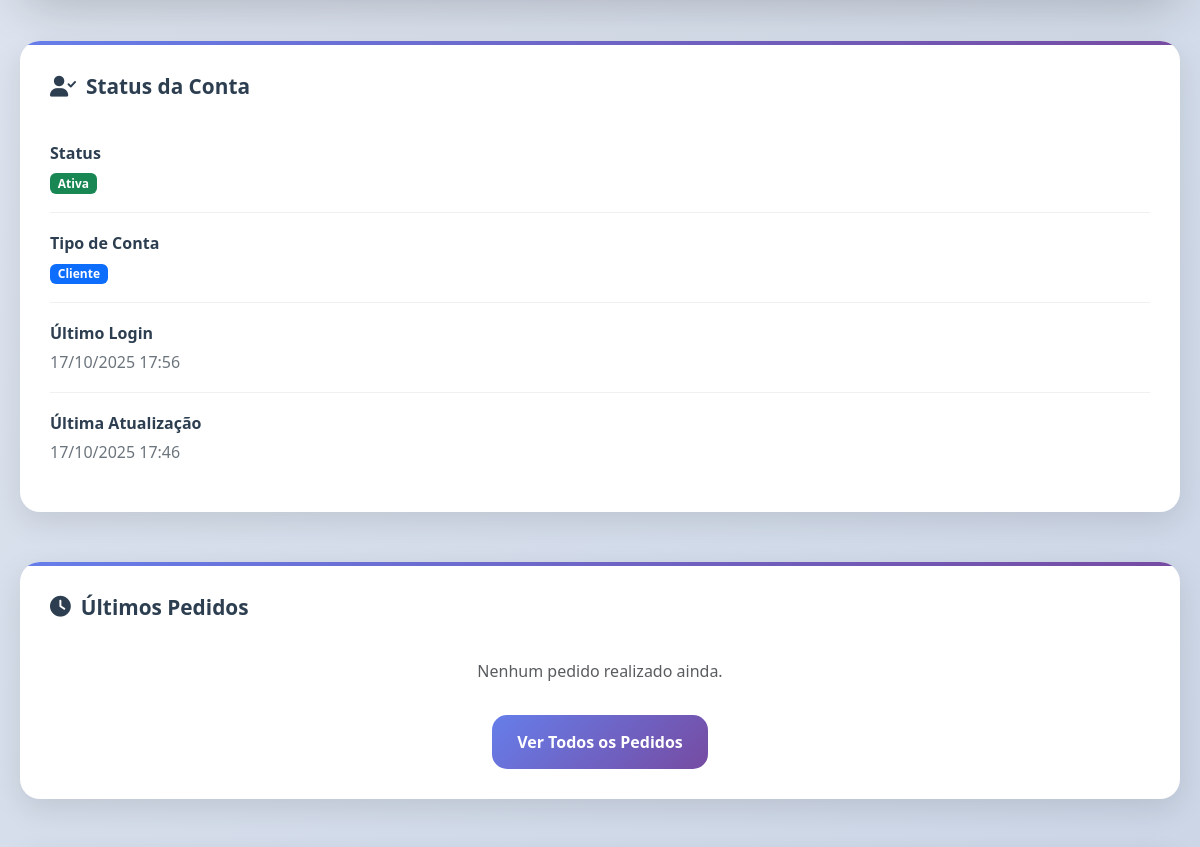
/register/perfil/ (signed in, middle part), run on an earlier commit of the app's database.
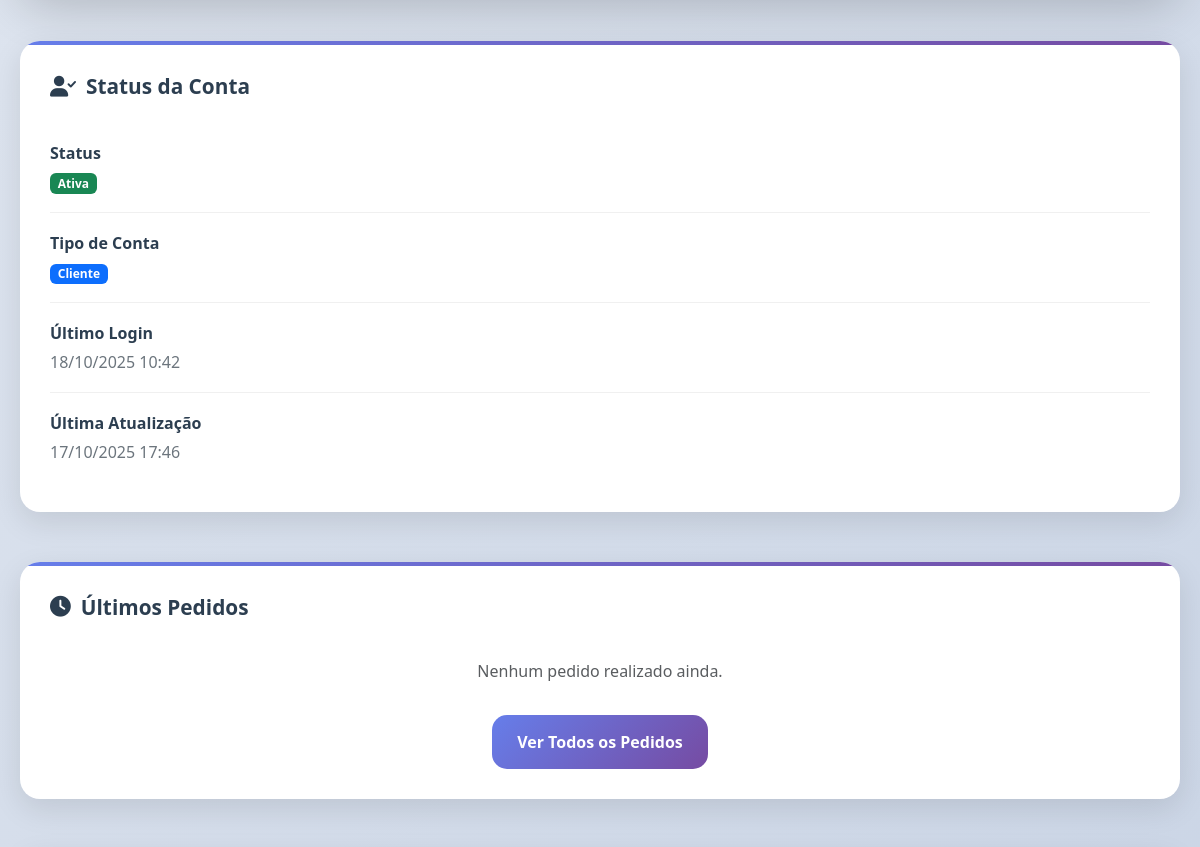
And on a later commit of the database.
### conta/models.py (models this page shows, shortened)
class Usuario(AbstractUser):
    username = models.CharField(
        max_length=150,
        unique=True,
        blank=True,
        null=True
    )
    email = models.EmailField('E-mail', unique=True)
    nome = models.CharField('Nome Completo', max_length=100)
    telemovel = models.CharField('Telemóvel', max_length=15, blank=True, null=True)
    cpf = models.CharField('CPF', max_length=14, unique=True)
    data_nascimento = models.DateField('Data de Nascimento', blank=True, null=True)
    bairro = models.CharField('Bairro', max_length=100, blank=True, null=True)
    cidade = models.CharField('Cidade', max_length=100, blank=True, null=True)
    provincia = models.CharField('Província', max_length=50, blank=True, null=True)
    municipio = models.CharField('Município', max_length=50, blank=True, null=True)
    foto_perfil = models.ImageField(
        'Foto de Perfil',
        upload_to='avatars/%Y/%m/%d/',
        blank=True,
        null=True
    )
    data_criacao = models.DateTimeField('Data de Criação', default=timezone.now)
    data_atualizacao = models.DateTimeField('Data de Atualização', auto_now=True)
    USERNAME_FIELD = 'email'
    REQUIRED_FIELDS = ['nome', 'cpf', 'username']
    class Meta:
        verbose_name = 'Usuário'
        verbose_name_plural = 'Usuários'
        db_table = 'conta_usuario'

### conta/views.py (the view)
# urls.py: path('perfil/', views.perfil, name='perfil'),
@login_required
def perfil(request):
    usuario = request.user
    return render(request, 'perfil.html', {'usuario': usuario})

### carinho/models.py (called while the page is built)
    @property
    def total_itens(self):
        return self.itens.aggregate(total=models.Sum('quantidade'))['total'] or 0

### index/context_processors.py (called while the page is built)
def videos_context(request):
    video_principal = VideoHistoria.objects.filter(
        ativo=True,
        principal=True
    ).first()
    if not video_principal:
        video_principal = VideoHistoria.objects.filter(ativo=True).first()
    videos_galeria = VideoHistoria.objects.filter(
        ativo=True
    ).exclude(id=video_principal.id if video_principal else None).order_by('ordem_exibicao')[:6]
    return {
        'video_principal': video_principal,
        'videos_galeria': videos_galeria,
    }

### conta/templates/perfil.html (shortened to what the changed rows need)
<!DOCTYPE html>
{% load static %}
<html lang="pt-br">
<head>
    <link href="https://cdn.jsdelivr.net/npm/bootstrap@5.3.0/dist/css/bootstrap.min.css" rel="stylesheet">
    <link rel="stylesheet" href="https://cdnjs.cloudflare.com/ajax/libs/font-awesome/6.0.0/css/all.min.css">
    <link href="https://unpkg.com/aos@2.3.1/dist/aos.css" rel="stylesheet">
    <link href="{% static "css/per.css" %}" rel="stylesheet">
</head>
<body>
    <div class="main-container">
        <div class="content-grid">
            <div class="sidebar-content">
                <div class="info-card" data-aos="fade-left" data-aos-delay="300">
                    <div class="info-item">
                        <div class="info-label">Último Login</div>
                        <div class="info-value">
                            {% if usuario.last_login %}
                                {{ usuario.last_login|date:"d/m/Y H:i" }}
                            {% else %}
                                <span class="empty-field">Primeiro acesso</span>
                            {% endif %}
                        </div>
                    </div>
                    <div class="info-item">
                        <div class="info-label">Última Atualização</div>
                        <div class="info-value">{{ usuario.data_atualizacao|date:"d/m/Y H:i" }}</div>
                    </div>
                </div>
            </div>
        </div>
    </div>
</body>
</html>

What changed in the data, as far as the page shows it:
changed Usuario: last_login "17/10/2025 17:56" → "18/10/2025 10:42"
